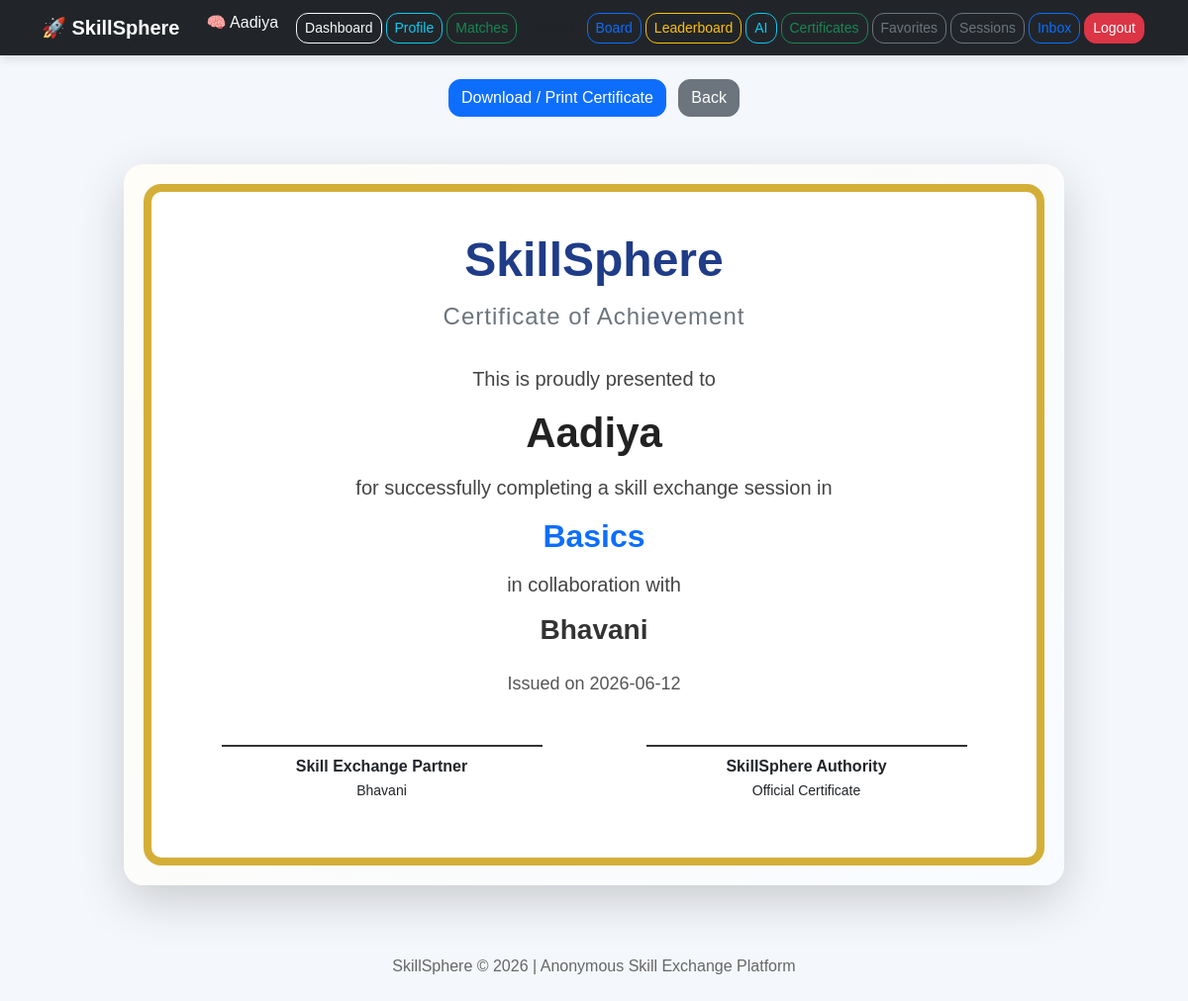
The page /certificate/1 (signed in) on the database its author committed.
### app.py (models this page shows)
class User(UserMixin, db.Model):
    id = db.Column(db.Integer, primary_key=True)
    anonymous_name = db.Column(db.String(100), unique=True, nullable=False)
    email = db.Column(db.String(120), unique=True, nullable=False)
    password = db.Column(db.String(255), nullable=False)
    skills_offered = db.Column(db.Text, nullable=True)
    skills_wanted = db.Column(db.Text, nullable=True)
    rating = db.Column(db.Float, default=0.0)
    completed_exchanges = db.Column(db.Integer, default=0)
    trust_score = db.Column(db.Integer, default=50)
    is_admin = db.Column(db.Boolean, default=False)
    avatar = db.Column(db.String(50), default='🧠')
    bio = db.Column(db.String(250), default='')
    badge = db.Column(db.String(100), default='New Explorer')

class Certificate(db.Model):
    id = db.Column(db.Integer, primary_key=True)
    user_id = db.Column(db.Integer, db.ForeignKey('user.id'), nullable=False)
    partner_id = db.Column(db.Integer, db.ForeignKey('user.id'), nullable=False)
    session_id = db.Column(db.Integer, db.ForeignKey('session_booking.id'), nullable=False)
    skill = db.Column(db.String(200), nullable=False)
    issue_date = db.Column(db.DateTime, default=datetime.utcnow)
    user = db.relationship('User', foreign_keys=[user_id], backref='certificates')
    partner = db.relationship('User', foreign_keys=[partner_id])
    session = db.relationship('SessionBooking')

### app.py (the view)
@app.route('/certificate/<int:cert_id>')
@login_required
def view_certificate(cert_id):
    cert = Certificate.query.get_or_404(cert_id)
    if cert.user_id != current_user.id:
        flash('Unauthorized access.', 'danger')
        return redirect(url_for('certificates'))
    return render_template('view_certificate.html', cert=cert)

### app.py (called while the page is built)
@login_manager.user_loader
def load_user(user_id):
    return User.query.get(int(user_id))

### templates/view_certificate.html
{% extends 'base.html' %}
{% block content %}
<div class="text-center mb-4 no-print">
    <button onclick="window.print()" class="btn btn-primary">
        Download / Print Certificate
    </button>
    <a href="{{ url_for('certificates') }}" class="btn btn-secondary ms-2">
        Back
    </a>
</div>
<div class="certificate-wrapper my-5">
    <div class="certificate-card shadow-lg">
        <div class="certificate-border">
            <div class="certificate-header text-center">
                <h1 class="certificate-title">SkillSphere</h1>
                <p class="certificate-subtitle">Certificate of Achievement</p>
            </div>
            <div class="certificate-body text-center">
                <p class="certificate-text">This is proudly presented to</p>
                <h2 class="certificate-name">{{ cert.user.anonymous_name }}</h2>
                <p class="certificate-text">
                    for successfully completing a skill exchange session in
                </p>
                <h3 class="certificate-skill">{{ cert.skill }}</h3>
                <p class="certificate-text">in collaboration with</p>
                <h4 class="certificate-partner">{{ cert.partner.anonymous_name }}</h4>
                <p class="certificate-date mt-4">
                    Issued on {{ cert.issue_date.strftime('%Y-%m-%d') }}
                </p>
            </div>
            <div class="certificate-footer row mt-5 text-center">
                <div class="col-md-6 mb-3">
                    <div class="signature-line"></div>
                    <p class="mb-0 fw-bold">Skill Exchange Partner</p>
                    <small>{{ cert.partner.anonymous_name }}</small>
                </div>
                <div class="col-md-6 mb-3">
                    <div class="signature-line"></div>
                    <p class="mb-0 fw-bold">SkillSphere Authority</p>
                    <small>Official Certificate</small>
                </div>
            </div>
        </div>
    </div>
</div>
{% endblock %}

### templates/base.html (shortened to what this page needs)
<!DOCTYPE html>
<html lang="en">
<head>
    <link href="https://cdn.jsdelivr.net/npm/bootstrap@5.3.3/dist/css/bootstrap.min.css" rel="stylesheet">
    <link rel="stylesheet" href="{{ url_for('static', filename='style.css') }}">
</head>
<body>
<nav class="navbar navbar-expand-lg navbar-dark bg-dark">
    <div class="container d-flex justify-content-between">
        <a class="navbar-brand fw-bold" href="{{ url_for('index') }}">
            🚀 SkillSphere
        </a>
        <div class="d-flex flex-wrap justify-content-end">
            {% if current_user.is_authenticated %}
                <span class="text-light me-3">
                    {{ current_user.avatar }} {{ current_user.anonymous_name }}
                </span>
                <a class="btn btn-outline-light btn-sm nav-btn" href="{{ url_for('dashboard') }}">Dashboard</a>
                <a class="btn btn-outline-info btn-sm nav-btn" href="{{ url_for('profile') }}">Profile</a>
                <a class="btn btn-outline-success btn-sm nav-btn" href="{{ url_for('matches') }}">Matches</a>
                <a class="btn btn-outline-dark btn-sm nav-btn" href="{{ url_for('skill_search') }}">Search</a>
                <a class="btn btn-outline-primary btn-sm nav-btn" href="{{ url_for('board') }}">Board</a>
                <a class="btn btn-outline-warning btn-sm nav-btn" href="{{ url_for('leaderboard') }}">Leaderboard</a>
                <a class="btn btn-outline-info btn-sm nav-btn" href="{{ url_for('recommendations') }}">AI</a>
                <a class="btn btn-outline-success btn-sm nav-btn" href="{{ url_for('certificates') }}">Certificates</a>
                <a class="btn btn-outline-secondary btn-sm nav-btn" href="{{ url_for('favorites') }}">Favorites</a>
                <a class="btn btn-outline-secondary btn-sm nav-btn" href="{{ url_for('my_sessions') }}">Sessions</a>
                <a class="btn btn-outline-primary btn-sm nav-btn" href="{{ url_for('inbox') }}">Inbox</a>
                <a class="btn btn-danger btn-sm nav-btn" href="{{ url_for('logout') }}">Logout</a>
            {% else %}
                <a class="btn btn-outline-light btn-sm nav-btn" href="{{ url_for('login') }}">Login</a>
                <a class="btn btn-success btn-sm nav-btn" href="{{ url_for('register') }}">Register</a>
            {% endif %}
        </div>
    </div>
</nav>
<div class="container mt-4">
    {% block content %}{% endblock %}
</div>
<div class="footer">
    <p>SkillSphere © 2026 | Anonymous Skill Exchange Platform</p>
</div>
</body>
</html>

### static/style.css (style rules this page uses)
body { background: #f4f7fb; font-family: Arial, sans-serif; min-height: 100vh; }
h1, h2, h3, h4, h5 { font-weight: bold; }
.navbar { box-shadow: 0 4px 10px rgba(0, 0, 0, 0.1); }
.nav-btn { margin: 2px; }
.form-control, .form-select, .btn { border-radius: 12px; }
.footer { margin-top: 50px; padding: 20px; text-align: center; color: #666; }
.certificate-wrapper { display: flex; justify-content: center; align-items: center; }
.certificate-card { width: 100%; max-width: 950px; background: linear-gradient(135deg, #fffdf7, #f8fbff); border-radius: 20px; padding: 20px; }
.certificate-border { border: 8px solid #d4af37; border-radius: 18px; padding: 40px 30px; background: white; }
.certificate-header { margin-bottom: 30px; }
.certificate-title { font-size: 48px; font-weight: bold; color: #1f3c88; margin-bottom: 10px; }
.certificate-subtitle { font-size: 24px; color: #6c757d; letter-spacing: 1px; }
.certificate-body { margin-top: 20px; }
.certificate-text { font-size: 20px; color: #444; margin-bottom: 14px; }
.certificate-name { font-size: 42px; font-weight: bold; color: #222; margin: 15px 0; }
.certificate-skill { font-size: 32px; font-weight: bold; color: #0d6efd; margin: 15px 0; }
.certificate-partner { font-size: 28px; font-weight: 600; color: #333; margin-top: 10px; }
.certificate-date { font-size: 18px; color: #555; }
.signature-line { width: 80%; height: 2px; background-color: #333; margin: 0 auto 10px auto; }
.certificate-footer { margin-top: 40px; }
.signature-line { width: 80%; height: 2px; background-color: #333; margin: 0 auto 8px auto; }

### templates/base.html (style rules this page uses)
body { background-color: #f4f7fb; }
.navbar { box-shadow: 0 4px 10px rgba(0,0,0,0.1); }
.nav-btn { margin: 2px; }
.footer { margin-top: 50px; padding: 20px; text-align: center; color: #666; }

### rows shown on the page
User: avatar "🧠", anonymous_name "Aadiya", user.anonymous_name "Aadiya"
Certificate: skill "Basics", issue_date "2026-06-12"
User: partner.anonymous_name "Bhavani"
